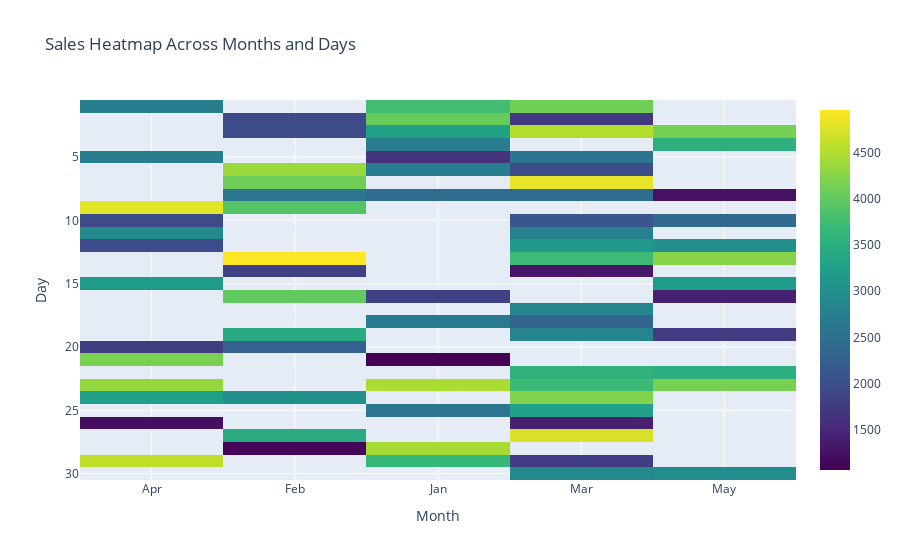

Notebook code cell kept with this figure:
### Code cell
# Seed and data generation
np.random.seed(20)
data = {
    'Month': np.random.choice(['Jan', 'Feb', 'Mar', 'Apr', 'May'], 100),
    'Day': np.random.choice(range(1, 31), 100),
    'Sales': np.random.randint(1000, 5000, 100)
}
df = pd.DataFrame(data)

# Pivot data for heatmap
heatmap_data = df.groupby(['Month', 'Day']).agg({'Sales': 'mean'}).reset_index()
heatmap_pivot = heatmap_data.pivot(index='Day', columns='Month', values='Sales')

# Create the heatmap
fig = px.imshow(heatmap_pivot, color_continuous_scale='Viridis', title='Sales Heatmap Across Months and Days')
fig.show()

### Figure 1 — Plotly figure (JSON) as saved in the notebook; plotly's stock layout.template omitted (floating-point values rounded to 4 significant figures; data arrays with more than 128 entries replaced by an {"elided": "..."} marker saying what was removed)
{"data": [{"coloraxis": "coloraxis", "hovertemplate": "Month: %{x}<br>Day: %{y}<br>color: %{z}<extra></extra>", "name": "0", "type": "heatmap", "x": ["Apr", "Feb", "Jan", "Mar", "May"], "xaxis": "x", "y": [1, 2, 3, 4, 5, 6, 7, 8, 9, 10, 11, 12, 13, 14, 15, 16, 17, 18, 19, 20, 21, 22, 23, 24, 25, 26, 27, 28, 29, 30], "yaxis": "y", "z": {"elided": "30x5 float values"}}], "layout": {"coloraxis": {"colorscale": [[0, "#440154"], [0.1111, "#482878"], [0.2222, "#3e4989"], [0.3333, "#31688e"], [0.4444, "#26828e"], [0.5556, "#1f9e89"], [0.6667, "#35b779"], [0.7778, "#6ece58"], [0.8889, "#b5de2b"], [1, "#fde725"]]}, "title": {"text": "Sales Heatmap Across Months and Days"}, "xaxis": {"anchor": "y", "constrain": "domain", "domain": [0, 1], "scaleanchor": "y", "title": {"text": "Month"}}, "yaxis": {"anchor": "x", "autorange": "reversed", "constrain": "domain", "domain": [0, 1], "title": {"text": "Day"}}}}
